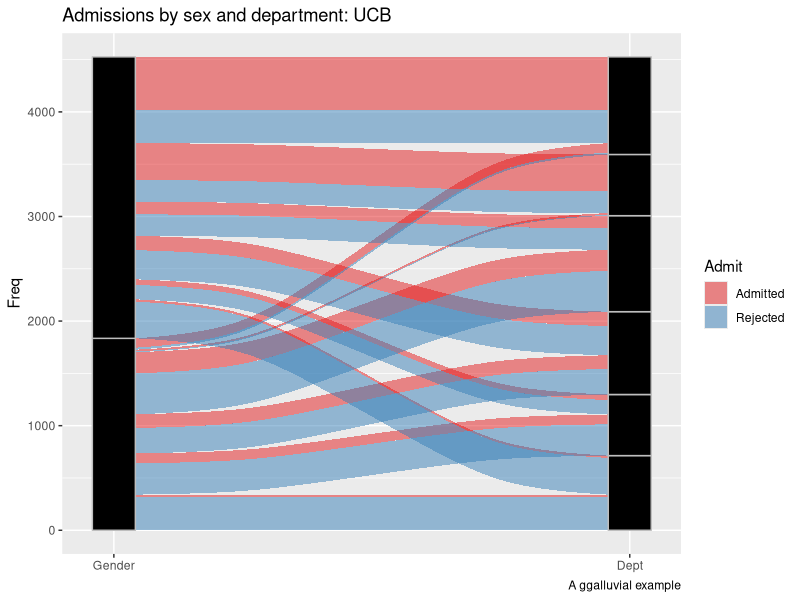

The R script that drew this image:
## ---- chunk 1
data("UCBAdmissions")
# install.packages("ggalluvial")
library(tidyverse); library(ggalluvial)
ggplot(as.data.frame(UCBAdmissions), # Flatten the table
       aes(y = Freq, axis1 = Gender, axis2 = Dept)) +
  geom_alluvium(aes(fill = Admit), width = 1/12) +
  geom_stratum(width = 1/12, fill = "black", color = "grey") +
  geom_label(stat = "stratum", label.strata = TRUE) +
  scale_x_discrete(limits = c("Gender", "Dept"), expand = c(.05, .05)) +
  scale_fill_brewer(type = "qual", palette = "Set1") +
  ggtitle("Admissions by sex and department: UCB") + labs(caption = "A ggalluvial example")
